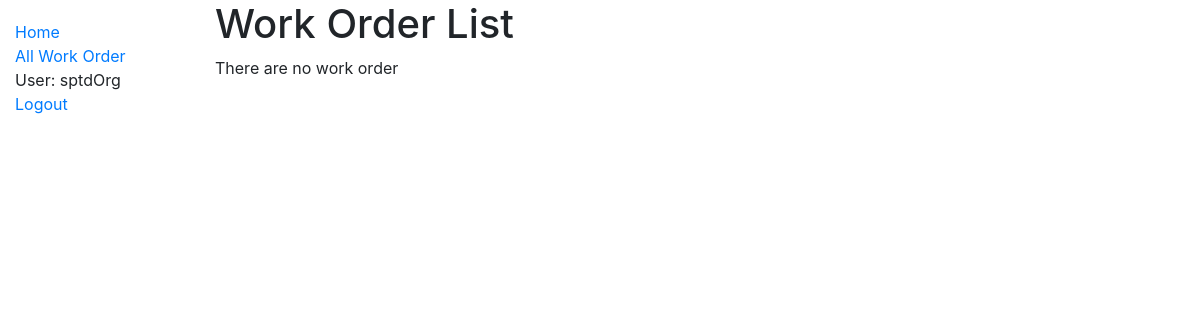
The page /workOrder/work_orders/ (signed in) on the database as committed earlier.
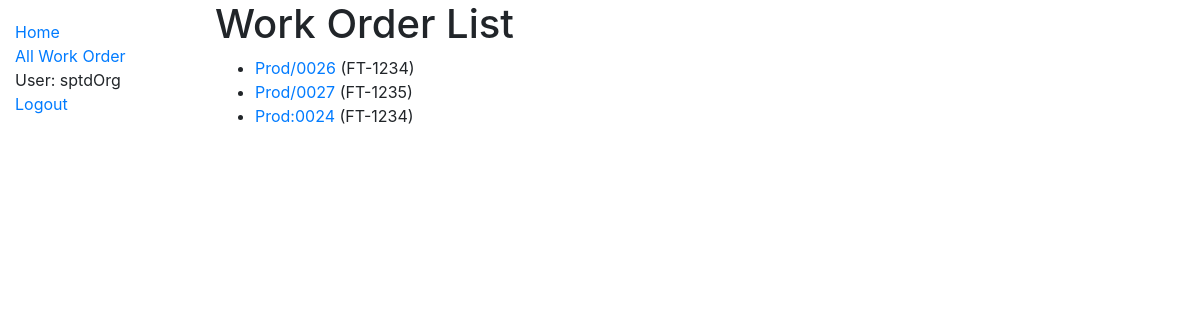
The same page on the database as committed later.
### workOrder/models.py (models this page shows, shortened)
class Work_order(models.Model):
    wo_number = models.CharField(max_length=20, null=True)
    tagnumber = models.CharField(max_length=50, null=True, help_text='Enter tagnumber(eg. FT-1405)')
    problem = models.TextField(max_length=1000, null=True)
    originator = models.ForeignKey(User,
        on_delete=models.SET_NULL,
        null=True)
    dest_section = models.ForeignKey(Section,
        on_delete=models.SET_NULL,
        null=True)
    PRIORITY_STATUS = (
        ('n', 'Normal'),
        ('e', 'Emergency'),
        ('s', 'Shutdown'),
        ('o', 'Other'),
    )
    priority = models.CharField(max_length=1,
        choices=PRIORITY_STATUS,
        blank=True,
        default='n')
    date_open = models.DateField()
    status = models.CharField(max_length=2,
        blank=True)
    class Meta:
        ordering = ['originator','status','wo_number']
    def get_absolute_url(self):
        return reverse('work_order-detail', args=[str(self.id)])

### workOrder/views.py (the view)
# urls.py: path('work_orders/', views.Work_orderListView.as_view(), name='work_orders'),
class Work_orderListView(generic.ListView):
    model = Work_order #prinsipnya dengan ini saja sdh cukup, namun kita perlu tambahan info di bawah ini
    context_object_name = 'user_work_order_list'   # your own name for the list as a template variable
    template_name = 'workOrder/user_work_order_list.html'  # Specify your own template name/location
    def get_queryset(self):
        self.wm = WM(self.request.user)
        return Work_order.objects.filter(pk__in=self.wm.woOnConcern())

### workOrder/generals.py (called while the page is built)
    def woOnConcern(self):
        woListId=[]
        woList = Work_order_journal.objects.filter(concern_user=self.user.id)
        for wo in woList:
            woListId.append(wo.wO_on_process.id)
        return woListId

### workOrder/templates/workOrder/user_work_order_list.html
{% extends "base_generic.html" %}
{% block content %}
  <h1>Work Order List</h1>
  {% if user_work_order_list %}
  <ul>
    {% for work_order in user_work_order_list %}
      <li>
        <a href="{{ work_order.get_absolute_url }}">{{ work_order.wo_number }}</a> ({{work_order.tagnumber}})
      </li>
    {% endfor %}
  </ul>
  {% else %}
    <p>There are no work order</p>
  {% endif %}
{% endblock %}

### workOrder/templates/base_generic.html (shortened to what this page needs)
<!DOCTYPE html>
<html lang="en">
    <head>
        <link rel="stylesheet" href="https://stackpath.bootstrapcdn.com/bootstrap/4.1.3/css/bootstrap.min.css">
        {% load static %}
        <link rel="stylesheet" href="{% static 'css/styles.css' %}">
    </head>
    <body>
    <div class="container-fluid">
        <div class="row">
            <div class="col-sm-2">
            {% block sidebar %}
                <ul class="sidebar-nav">
                    <li><a href="{% url 'index' %}">Home</a></li>
                    <li><a href="{% url 'work_orders' %}">All Work Order</a></li>
                    {% if user.is_authenticated %}
                        <li>User: {{ user.get_username }}</li>
                        <li><a href="{% url 'logout'%}?next={{request.path}}">Logout</a></li>
                    {% else %}
                        <li><a href="{% url 'login'%}?next={{request.path}}">Login</a></li>
                    {% endif %}
                </ul>
            {% endblock %}
            </div>
            <div class="col-sm-10 ">{% block content %}{% endblock %}</div>
        </div>
    </div>
    </body>
</html>

### workOrder/templates/static/css/styles.css (style rules this page uses)
.sidebar-nav { margin-top: 20px; padding: 0; list-style: none; }

Rows that differ between the two databases and show on the page:
added Work_order: wo_number "Prod/0026", tagnumber "FT-1234"
added Work_order: wo_number "Prod/0027", tagnumber "FT-1235"
added Work_order: wo_number "Prod:0024", tagnumber "FT-1234"
Other text that changed with them:
text no longer shown: "There are no work order"
